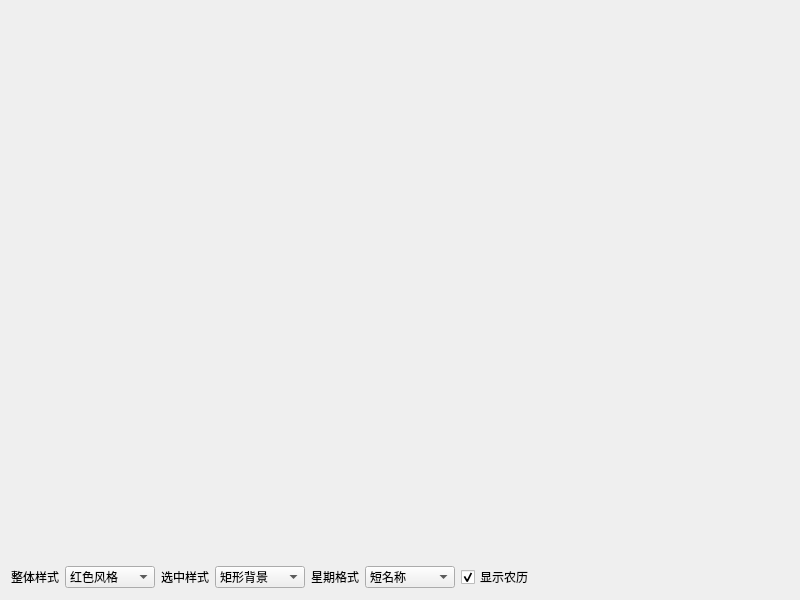
<?xml version="1.0" encoding="UTF-8"?>
<ui version="4.0">
 <class>frmLunarCalendarWidget</class>
 <widget class="QWidget" name="frmLunarCalendarWidget">
  <property name="geometry">
   <rect>
    <x>0</x>
    <y>0</y>
    <width>800</width>
    <height>600</height>
   </rect>
  </property>
  <property name="windowTitle">
   <string>Form</string>
  </property>
  <layout class="QVBoxLayout" name="verticalLayout">
   <item>
    <widget class="LunarCalendarWidget" name="lunarCalendarWidget" native="true">
     <property name="sizePolicy">
      <sizepolicy hsizetype="Preferred" vsizetype="Expanding">
       <horstretch>0</horstretch>
       <verstretch>0</verstretch>
      </sizepolicy>
     </property>
    </widget>
   </item>
   <item>
    <widget class="QWidget" name="widgetBottom" native="true">
     <layout class="QHBoxLayout" name="horizontalLayout">
      <property name="leftMargin">
       <number>0</number>
      </property>
      <property name="topMargin">
       <number>0</number>
      </property>
      <property name="rightMargin">
       <number>0</number>
      </property>
      <property name="bottomMargin">
       <number>0</number>
      </property>
      <item>
       <widget class="QLabel" name="labCalendarStyle">
        <property name="text">
         <string>整体样式</string>
        </property>
       </widget>
      </item>
      <item>
       <widget class="QComboBox" name="cboxCalendarStyle">
        <property name="minimumSize">
         <size>
          <width>90</width>
          <height>0</height>
         </size>
        </property>
        <item>
         <property name="text">
          <string>红色风格</string>
         </property>
        </item>
       </widget>
      </item>
      <item>
       <widget class="QLabel" name="labSelectType">
        <property name="text">
         <string>选中样式</string>
        </property>
       </widget>
      </item>
      <item>
       <widget class="QComboBox" name="cboxSelectType">
        <property name="minimumSize">
         <size>
          <width>90</width>
          <height>0</height>
         </size>
        </property>
        <item>
         <property name="text">
          <string>矩形背景</string>
         </property>
        </item>
        <item>
         <property name="text">
          <string>圆形背景</string>
         </property>
        </item>
        <item>
         <property name="text">
          <string>角标背景</string>
         </property>
        </item>
        <item>
         <property name="text">
          <string>图片背景</string>
         </property>
        </item>
       </widget>
      </item>
      <item>
       <widget class="QLabel" name="labWeekNameFormat">
        <property name="text">
         <string>星期格式</string>
        </property>
       </widget>
      </item>
      <item>
       <widget class="QComboBox" name="cboxWeekNameFormat">
        <property name="minimumSize">
         <size>
          <width>90</width>
          <height>0</height>
         </size>
        </property>
        <item>
         <property name="text">
          <string>短名称</string>
         </property>
        </item>
        <item>
         <property name="text">
          <string>普通名称</string>
         </property>
        </item>
        <item>
         <property name="text">
          <string>长名称</string>
         </property>
        </item>
        <item>
         <property name="text">
          <string>英文名称</string>
         </property>
        </item>
       </widget>
      </item>
      <item>
       <widget class="QCheckBox" name="ckShowLunar">
        <property name="text">
         <string>显示农历</string>
        </property>
        <property name="checked">
         <bool>true</bool>
        </property>
       </widget>
      </item>
      <item>
       <spacer name="horizontalSpacer">
        <property name="orientation">
         <enum>Qt::Horizontal</enum>
        </property>
        <property name="sizeHint" stdset="0">
         <size>
          <width>40</width>
          <height>20</height>
         </size>
        </property>
       </spacer>
      </item>
     </layout>
    </widget>
   </item>
  </layout>
 </widget>
 <customwidgets>
  <customwidget>
   <class>LunarCalendarWidget</class>
   <extends>QWidget</extends>
   <header>lunarcalendarwidget.h</header>
   <container>1</container>
  </customwidget>
 </customwidgets>
 <resources/>
 <connections/>
</ui>
